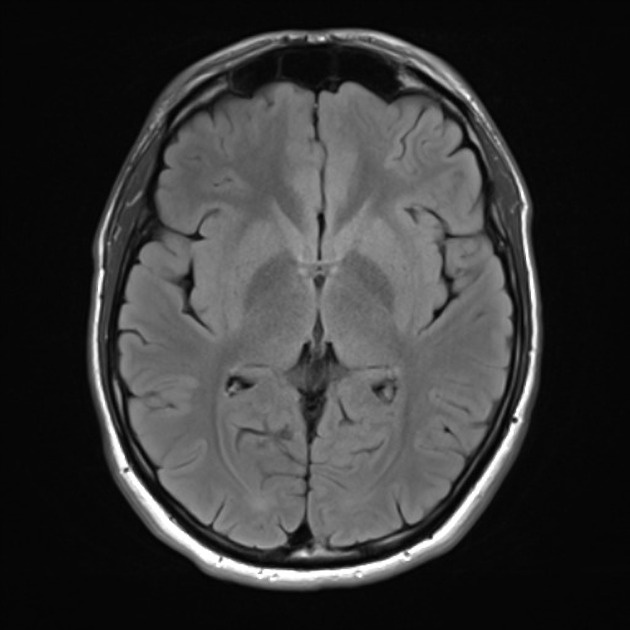
#> input picture 1_cv/fig/mri_brain.jpeg, 630 x 630 px
$ jupyter execute --allow-errors 01_cv_imread_draw.ipynb
#> lines starting #> are read from the running program, lines starting #| are printed output that depends on the picture; after the words box and inside, x2 and y2 are one past the last pixel; in counts of white or black regions, pixels touching at a corner belong together
### 1. 영상 읽기

[cell 1]
#!pip install opencv-python
#!pip install matplotlib
#!pip install numpy

[cell 2]
#!pip install opencv-python
import cv2
import numpy as np
import sys
import matplotlib.pyplot as plt

print(cv2.__version__)

[cell 3]
# cv2.imread(filename. flags = None) -> retval
# flags:
# cv2.IMREAD_COLOR: BGR color로 읽기
# cv2.IMREAD_GRAYSCALE: 그레이 color로 읽기
# cv2.IMREAD_UNCHANGED: 파일 속성대로 읽기
# cv2.IMREAD_REDUCED_GRAYSCALE_2
# cv2.IMREAD_REDUCED_COLOR_2

# retval: numpy.ndarray로 반환

[cell 4]
img  = cv2.imread("./fig/mri_brain.jpeg", cv2.IMREAD_GRAYSCALE)
#> img is the input picture: shape (630, 630); min 0, max 255, mean 55.5

if img is None:
    print("Image read failed")
    sys.exit()

print(type(img)) # class numpy
#| <class 'numpy.ndarray'>
print(img.shape) # bgr (rgb x)
#| (630, 630)
print(img.dtype)
#| uint8

# # cv2_imshow(img)
cv2.imshow("dog", img)

cv2.waitKey(0) # ms
cv2.destroyAllWindows()

### 새창띄우기 : cv2.namedWindow()

[cell 5]
# cv2.namedWindow(winname, flags = None) -> None

# winname: 창 이름
# flags:
# cv2.WINDOW_NORMAL: 영상크기를 창 크기에 맞게 지정
# cv2.WINDOW_AUTOSIZE: 창크기를 영상 크기에 맞게 변경

# cv2.imwrite(filename, mat) -> None
# filename: 저장할 이름
# mat: numpy.ndarray (default = uint8)

# uint16, int32의 경우 255로 나누어서 출력
# float32, float64의 경우 0 ~ 1로 만든 후 행렬값에 255를 곱해서 출력

[cell 6]
## cv2.namedWindow()
img = cv2.imread("./fig/dog.bmp", cv2.IMREAD_COLOR)

#> (the rest of this cell did not finish here and is left out)

### 2. 키보드 입력대기

[cell 7]
# waitKey([, delay]) -> retval
# delay: Delay in milliseconds. 0 is the special value that means "forever"
# cv2.waitKey() -> ASCII code
# retval

[cell 8]
img  = cv2.imread("./fig/dog.bmp", cv2.IMREAD_COLOR)

#> (the rest of this cell did not finish here and is left out)

## matplotlib

[cell 9]
import matplotlib.pyplot as plt

img  = cv2.imread("./fig/dog.bmp", cv2.IMREAD_COLOR) # BGR
#> (the rest of this cell did not finish here and is left out)

### 3. 온라인 영상 읽기

[cell 10]
# bytearray도 1바이트 단위의 값을 연속적으로 저장하는 시퀀스 자료형인데, bytes와 차이점은 요소를 변경할 수 있느냐의 차이
# 0~255(0x00~0xFF)까지 정수
bytes(10)
bytes([10, 20, 30, 40, 50])
bytes(b'hello')

[cell 11]
from urllib import request

# url = "https://upload.wikimedia.org/wikipedia/ko/thumb/2/24/Lenna.png/220px-Lenna.png"
url = "https://image.artbox.co.kr/upload/C00001/goods/800_800/179/241101006087179.jpg?s=/goods/org/179/241101006087179.jpg"

#> (the rest of this cell did not finish here and is left out)

#> (a cell that did not finish here is left out)

### 4. 디렉토리 내 영상읽기

[cell 13]
# import glob
# img_files = glob.glob('./fig/images/*.jpg')

import os
img_list = os.listdir('./fig/images')
# print(img_list)

img_files = [] # list
for i in img_list:
    img_dir = './fig/images/' + i # python string
    img_files.append(img_dir)


# print(img_files)

cv2.namedWindow("folder images", cv2.WINDOW_NORMAL)
cv2.setWindowProperty("folder images", cv2.WND_PROP_FULLSCREEN,
                      cv2.WINDOW_FULLSCREEN)

idx = 0
while True:
# for i in img_files:

    img = cv2.imread(img_files[idx], cv2.IMREAD_COLOR)
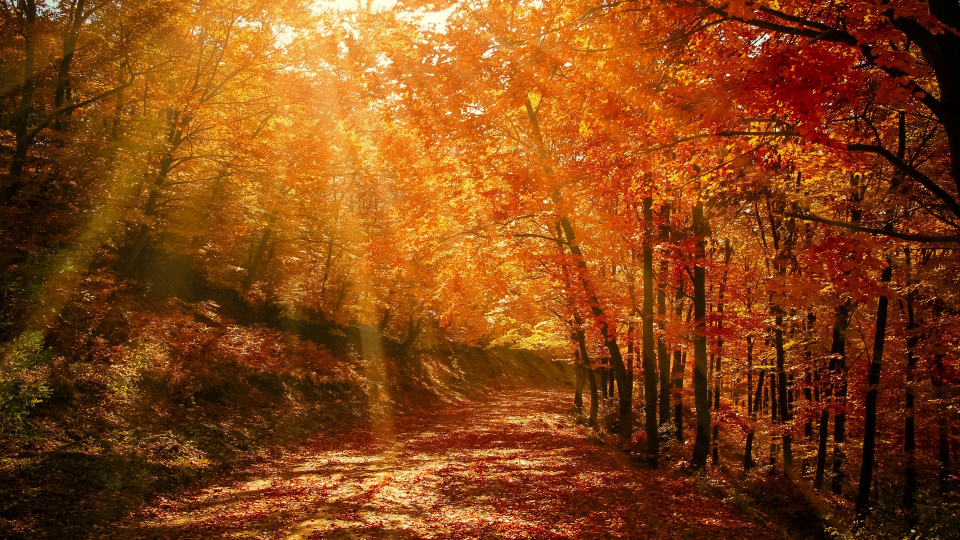
#> input picture 1_cv/fig/images/autumn_forest_park_128379_1920x1080.jpg, 1920 x 1080 px (shown at 1/2 size)
#> img is the input picture: shape (1080, 1920, 3); mean B, G, R 19.9, 68.7, 132.4
    cv2.imshow('folder images', img)

    if cv2.waitKey(3000) == 27:
#> (key q is pressed here)
        break

    idx += 1

    if idx >= len(img_files):
        idx = 0

cv2.destroyAllWindows()

### 5. 영상의 픽셀값 참조

[cell 14]
img  = cv2.imread("./fig/dog.bmp", cv2.IMREAD_COLOR)

#> (the rest of this cell did not finish here and is left out)

### 6. Canvas

[cell 15]
# img1 = np.random.randint(0, 255, (200, 200), np.uint8) # int32
img2 = np.ones((1200, 800, 3), dtype = np.uint8)*255
# img3 = np.zeros((200, 200), np.uint8) + 255
# img4 = np.full((200, 200, 3), (255, 0, 255), np.uint8)

# cv2.imshow("rand int", img1)
cv2.imshow("rand ones", img2)
# cv2.imshow("rand zeros", img3)
# cv2.imshow("rand full", img4)


cv2.waitKey()
cv2.destroyAllWindows()

### 7. 영상 복사 (memory copy)

[cell 16]
img = cv2.imread("./fig/rose.jpg", cv2.IMREAD_COLOR)

#> (the rest of this cell did not finish here and is left out)

### 8. 영상합성

[cell 17]
# 마스크 영상을 이용한 영상 합성
# cv2.copyTo(src, mask, dst = None) -> dst
# src: copy 하고자 하는 원본 영상
# mask: mask 영상
# dst: copy 후에 결과 영상

[cell 18]
## 부분영상: 영상 합성에 유리

img = cv2.imread("./fig/dog.bmp", cv2.IMREAD_COLOR)

#> (the rest of this cell did not finish here and is left out)

[cell 19]
## copyTo(): 영상합성
src = cv2.imread("./fig/airplane.bmp", cv2.IMREAD_COLOR)
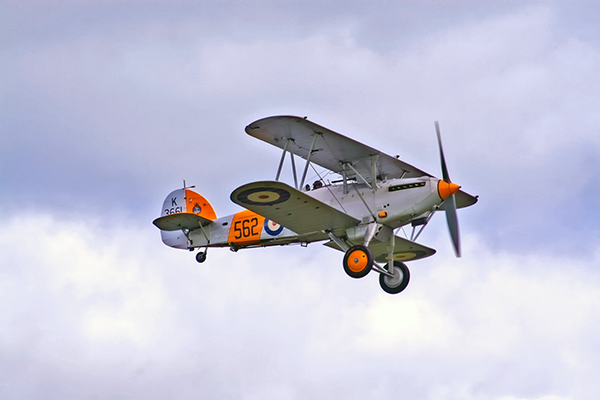
#> input picture 1_cv/fig/airplane.bmp, 600 x 400 px
#> src is the input picture: shape (400, 600, 3); mean B, G, R 217.1, 197.6, 196.8
mask = cv2.imread("./fig/mask_plane.bmp", cv2.IMREAD_GRAYSCALE)
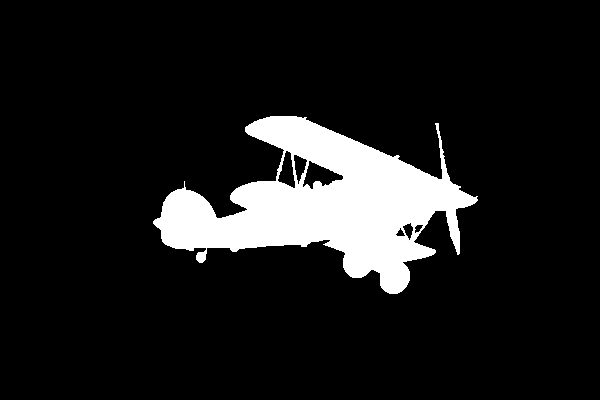
#> input picture 1_cv/fig/mask_plane.bmp, 600 x 400 px
#> mask: shape (400, 600); 10.8% white; 1 white region, box (x1, y1, x2, y2) and area: (153, 116, 478, 294) 25896
dst = cv2.imread("./fig/field.bmp", cv2.IMREAD_COLOR) #
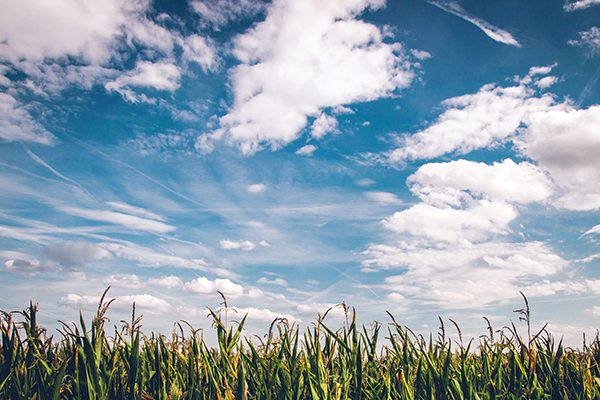
#> input picture 1_cv/fig/field.bmp, 600 x 400 px
#> dst is the input picture: shape (400, 600, 3); mean B, G, R 173.2, 160.3, 141.8

print(dst.shape)
#| (400, 600, 3)

if src is None or mask is None or dst is None:
    print("Images read failed")
    sys.exit()

## numpy class
# dst[mask > 0] = src[mask > 0]
cv2.copyTo(src, mask, dst)
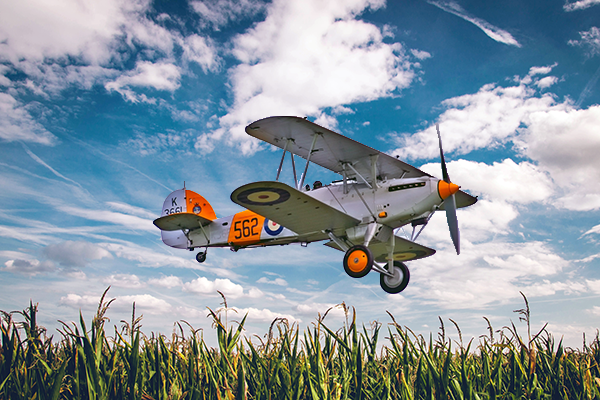
#> dst: shape (400, 600, 3); 10.79% of pixels changed, all inside (x1, y1, x2, y2) = (153, 116, 478, 294)

cv2.imshow("src", src)
cv2.imshow("mask",mask)
cv2.imshow("dst",dst)

cv2.waitKey()
cv2.destroyAllWindows()

### 9. Draw lines

[cell 20]
# cv2.line(img, pt1, pt2, color, thickness = None, lineType = None, shift = None) -> img
# flags
    # img:그림을 그릴 영상
    # pt1, pt2: 직선의 시작점, 끝점
    # color: 직선의 칼라 (B,G,R)의 튜플
    # thinkness: 선두께, 기본은= 1
    # lineType: cv2.LINE_4, cv2.LINE_8, cv2.LINE_AA

# cv2.rectangle(img, pt1, pt2, color, thickness = None, lineType = None) -> img
   # pt1 :좌측 상단,  pt2: 우측하단
# cv2.rectangle(img, rect, color, thickness = None, lineType = None) -> img
    # rect: 사각형의 위치 정보 (x, y, w, h)
# cv2.circle(img, center, radius, color, thickness = None, lineType = None) -> img
    # center: 원의 중심좌표 (x, y)
    # radius : 원의 반지름

# cv2.ellips(img, center, axes, angle, startAngle, endAngle, color[, thickness[, lineType[, shift]]]) -> img
    # center: 원의 중심좌표 (x, y)
    # axis: 축의 반지름(x, y)
    # angle: 타원의 기울기 (예, 10, 오른쪽으로 10도 기울어짐)
    # startAngle: 타원을 그리는 시작 각도 (3시 방향이 0도)
    # endAngle: 타원을 그리는 종료 각도

# cv2.polylines(img, pts, isClosed, color, thickness = None, lineType = None) -> img
    # center: 다각형 점들의 array
    # isClosed : True for 폐곡선

[cell 21]
img = np.ones((600, 1200, 3), np.uint8)*255
pts = np.array([[250, 200], [300, 200], [350, 300], [250, 300]])
cv2.polylines(img, [pts], True, (255, 0, 255), 2, cv2.LINE_AA)

cv2.imshow("img", img)
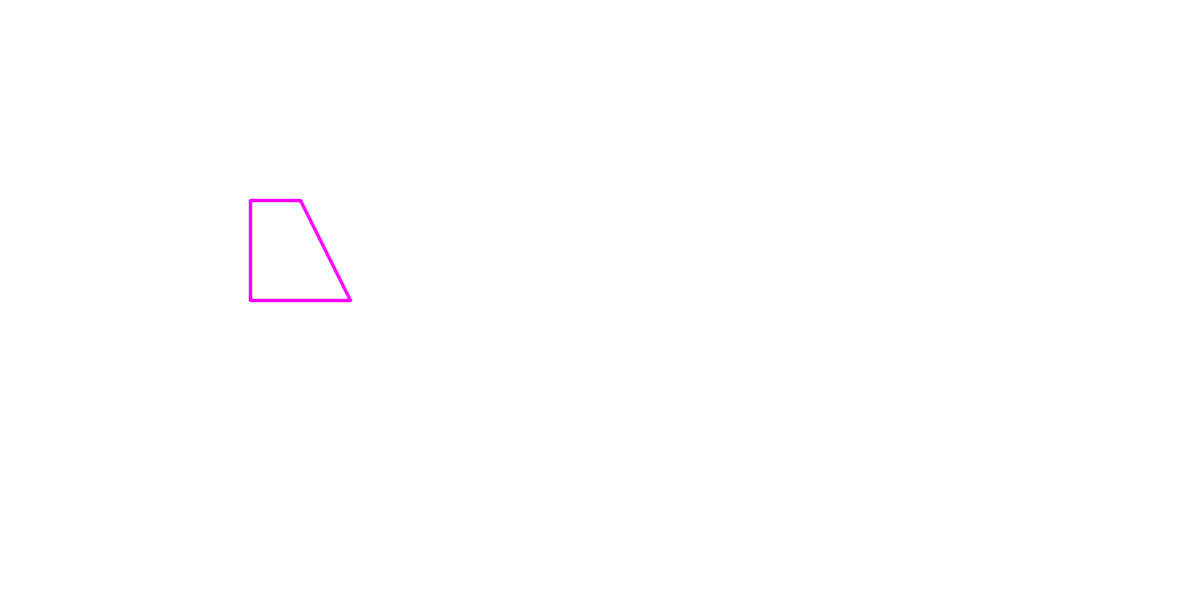
#> window 'img': shape (600, 1200, 3); mean B, G, R 255, 254.6, 255
cv2.waitKey(0)
cv2.destroyAllWindows()

[cell 22]
## 그리기

img = np.ones((600, 1200, 3), np.uint8)*255
cv2.line(img, (100, 50), (300 ,50), (0, 0, 255), 10, cv2.LINE_AA)
cv2.line(img, (300 ,50), (200, 300), (0, 0, 255), 20, cv2.LINE_AA)
cv2.arrowedLine(img, (400, 50), (400, 300), (255,  0, 0), 10, cv2.LINE_AA)

# cv2.rectangle(img, (200, 400), (400, 500), (0, 0, 255), 5, cv2.LINE_AA)
cv2.rectangle(img, (200, 400, 200, 100), (0, 0, 255), 5, cv2.LINE_AA)
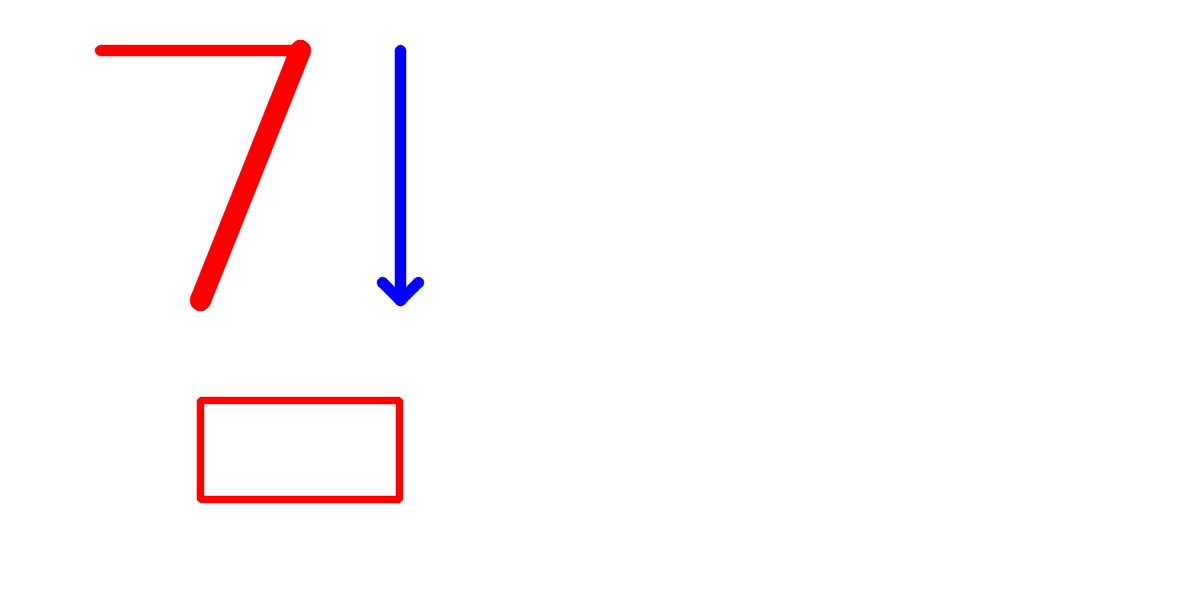
#> img: shape (600, 1200, 3); mean B, G, R 250.5, 249.3, 253.8

cv2.circle(img, (700, 300), 100, (255, 0, 255), -1)

cv2.ellipse(img, (500, 100), (100, 50), 10, 0, 360, (255, 0, 0), 2)

pts = np.array([[250, 200], [300, 200], [350, 300], [250, 300]])
cv2.polylines(img, [pts], True, (255, 0, 255), 2, cv2.LINE_AA)

text = "OpenCV version=4.9"
cv2.putText(img, text, (700, 100), cv2.FONT_ITALIC, 1,
            (0, 0, 255), 2, cv2.LINE_AA)
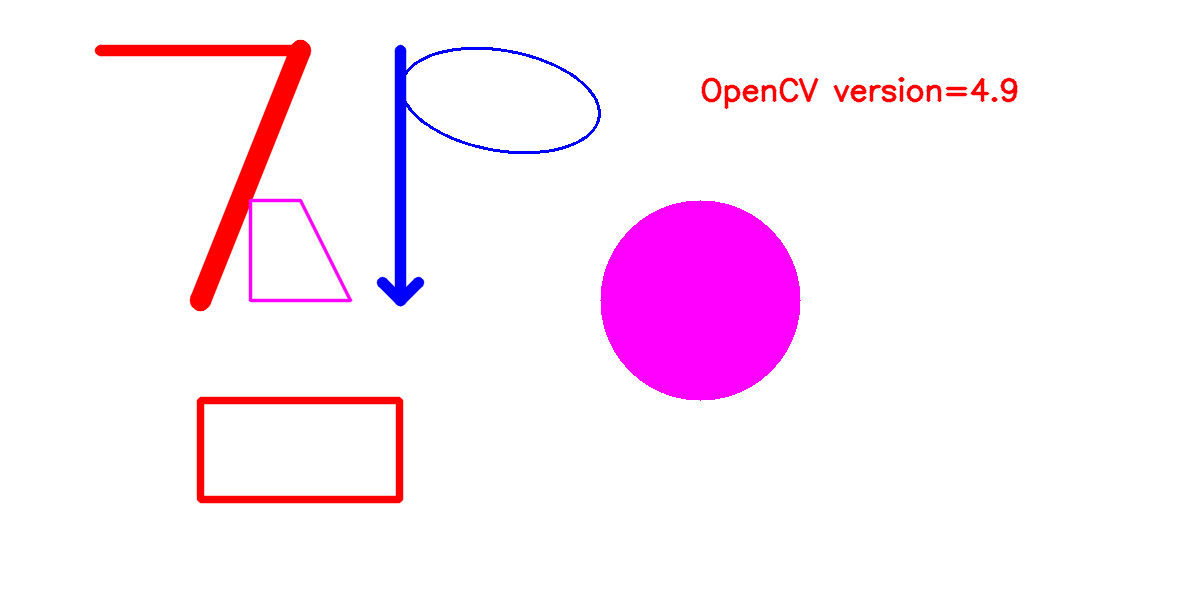
#> img: shape (600, 1200, 3); mean B, G, R 249.6, 236.4, 253.3

cv2.imshow("img", img)
cv2.waitKey(0)
cv2.destroyAllWindows()
